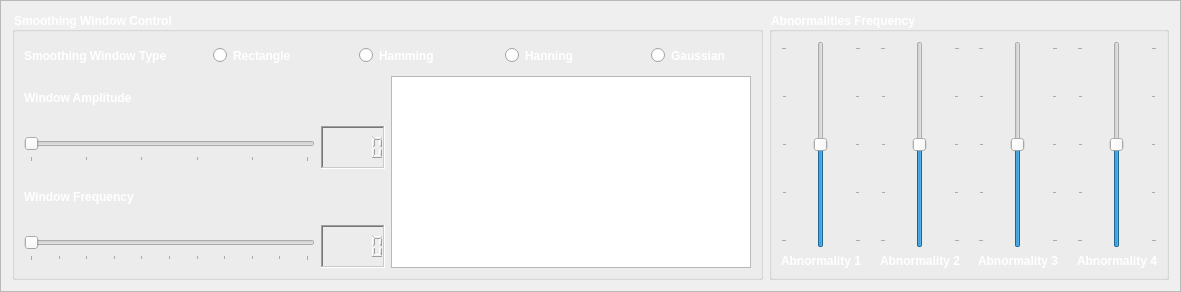
              <widget class="QFrame" name="frame_21">
               <property name="frameShape">
                <enum>QFrame::StyledPanel</enum>
               </property>
               <property name="frameShadow">
                <enum>QFrame::Raised</enum>
               </property>
               <layout class="QGridLayout" name="gridLayout_70">
                <item row="0" column="0">
                 <layout class="QGridLayout" name="gridLayout_71">
                  <item row="0" column="0">
                   <widget class="QGroupBox" name="groupBox_11">
                    <property name="font">
                     <font>
                      <pointsize>9</pointsize>
                      <weight>75</weight>
                      <bold>true</bold>
                     </font>
                    </property>
                    <property name="styleSheet">
                     <string notr="true">color: rgb(255, 255, 255);</string>
                    </property>
                    <property name="title">
                     <string>Smoothing Window Control</string>
                    </property>
                    <layout class="QGridLayout" name="gridLayout_72">
                     <item row="2" column="0">
                      <layout class="QVBoxLayout" name="verticalLayout_30">
                       <item>
                        <widget class="QLabel" name="label_51">
                         <property name="font">
                          <font>
                           <weight>75</weight>
                           <bold>true</bold>
                          </font>
                         </property>
                         <property name="text">
                          <string>Window Frequency</string>
                         </property>
                        </widget>
                       </item>
                       <item>
                        <layout class="QHBoxLayout" name="horizontalLayout_17">
                         <item>
                          <widget class="QSlider" name="ECG_Abnormalities_Window_Frequency_Slider">
                           <property name="sizePolicy">
                            <sizepolicy hsizetype="Expanding" vsizetype="Fixed">
                             <horstretch>120</horstretch>
                             <verstretch>0</verstretch>
                            </sizepolicy>
                           </property>
                           <property name="minimumSize">
                            <size>
                             <width>0</width>
                             <height>29</height>
                            </size>
                           </property>
                           <property name="minimum">
                            <number>0</number>
                           </property>
                           <property name="maximum">
                            <number>10</number>
                           </property>
                           <property name="singleStep">
                            <number>0</number>
                           </property>
                           <property name="pageStep">
                            <number>0</number>
                           </property>
                           <property name="value">
                            <number>0</number>
                           </property>
                           <property name="sliderPosition">
                            <number>0</number>
                           </property>
                           <property name="tracking">
                            <bool>true</bool>
                           </property>
                           <property name="orientation">
                            <enum>Qt::Horizontal</enum>
                           </property>
                           <property name="invertedAppearance">
                            <bool>false</bool>
                           </property>
                           <property name="invertedControls">
                            <bool>false</bool>
                           </property>
                           <property name="tickPosition">
                            <enum>QSlider::TicksBelow</enum>
                           </property>
                           <property name="tickInterval">
                            <number>1</number>
                           </property>
                          </widget>
                         </item>
                         <item>
                          <widget class="QLCDNumber" name="ECG_Abnormalities_Window_Frequency_LCD">
                           <property name="enabled">
                            <bool>true</bool>
                           </property>
                           <property name="minimumSize">
                            <size>
                             <width>0</width>
                             <height>29</height>
                            </size>
                           </property>
                           <property name="font">
                            <font>
                             <weight>75</weight>
                             <bold>true</bold>
                            </font>
                           </property>
                           <property name="frameShape">
                            <enum>QFrame::WinPanel</enum>
                           </property>
                           <property name="frameShadow">
                            <enum>QFrame::Sunken</enum>
                           </property>
                           <property name="lineWidth">
                            <number>1</number>
                           </property>
                           <property name="segmentStyle">
                            <enum>QLCDNumber::Outline</enum>
                           </property>
                           <property name="intValue" stdset="0">
                            <number>0</number>
                           </property>
                          </widget>
                         </item>
                        </layout>
                       </item>
                      </layout>
                     </item>
                     <item row="1" column="1" rowspan="2">
                      <widget class="PlotWidget" name="ECG_Abnormalities_Smoothing_Window_Graph">
                       <property name="minimumSize">
                        <size>
                         <width>0</width>
                         <height>182</height>
                        </size>
                       </property>
                      </widget>
                     </item>
                     <item row="0" column="0" colspan="2">
                      <layout class="QGridLayout" name="gridLayout_73">
                       <item row="0" column="1">
                        <spacer name="horizontalSpacer_57">
                         <property name="orientation">
                          <enum>Qt::Horizontal</enum>
                         </property>
                         <property name="sizeHint" stdset="0">
                          <size>
                           <width>40</width>
                           <height>20</height>
                          </size>
                         </property>
                        </spacer>
                       </item>
                       <item row="0" column="7">
                        <spacer name="horizontalSpacer_60">
                         <property name="orientation">
                          <enum>Qt::Horizontal</enum>
                         </property>
                         <property name="sizeHint" stdset="0">
                          <size>
                           <width>40</width>
                           <height>20</height>
                          </size>
                         </property>
                        </spacer>
                       </item>
                       <item row="0" column="8">
                        <widget class="QRadioButton" name="ECG_Abnormalities_Gaussian_Radio_Button">
                         <property name="minimumSize">
                          <size>
                           <width>100</width>
                           <height>29</height>
                          </size>
                         </property>
                         <property name="font">
                          <font>
                           <weight>75</weight>
                           <bold>true</bold>
                          </font>
                         </property>
                         <property name="text">
                          <string>Gaussian</string>
                         </property>
                        </widget>
                       </item>
                       <item row="0" column="5">
                        <spacer name="horizontalSpacer_59">
                         <property name="orientation">
                          <enum>Qt::Horizontal</enum>
                         </property>
                         <property name="sizeHint" stdset="0">
                          <size>
                           <width>40</width>
                           <height>20</height>
                          </size>
                         </property>
                        </spacer>
                       </item>
                       <item row="0" column="3">
                        <spacer name="horizontalSpacer_58">
                         <property name="orientation">
                          <enum>Qt::Horizontal</enum>
                         </property>
                         <property name="sizeHint" stdset="0">
                          <size>
                           <width>40</width>
                           <height>20</height>
                          </size>
                         </property>
                        </spacer>
                       </item>
                       <item row="0" column="4">
                        <widget class="QRadioButton" name="ECG_Abnormalities_Hamming_Radio_Button">
                         <property name="minimumSize">
                          <size>
                           <width>100</width>
                           <height>29</height>
                          </size>
                         </property>
                         <property name="font">
                          <font>
                           <weight>75</weight>
                           <bold>true</bold>
                          </font>
                         </property>
                         <property name="text">
                          <string>Hamming</string>
                         </property>
                        </widget>
                       </item>
                       <item row="0" column="0">
                        <widget class="QLabel" name="label_49">
                         <property name="font">
                          <font>
                           <weight>75</weight>
                           <bold>true</bold>
                          </font>
                         </property>
                         <property name="text">
                          <string>Smoothing Window Type</string>
                         </property>
                        </widget>
                       </item>
                       <item row="0" column="6">
                        <widget class="QRadioButton" name="ECG_Abnormalities_Hanning_Radio_Button">
                         <property name="minimumSize">
                          <size>
                           <width>100</width>
                           <height>29</height>
                          </size>
                         </property>
                         <property name="font">
                          <font>
                           <weight>75</weight>
                           <bold>true</bold>
                          </font>
                         </property>
                         <property name="text">
                          <string>Hanning</string>
                         </property>
                        </widget>
                       </item>
                       <item row="0" column="2">
                        <widget class="QRadioButton" name="ECG_Abnormalities_Rectangle_Radio_Button">
                         <property name="minimumSize">
                          <size>
                           <width>100</width>
                           <height>29</height>
                          </size>
                         </property>
                         <property name="font">
                          <font>
                           <weight>75</weight>
                           <bold>true</bold>
                          </font>
                         </property>
                         <property name="text">
                          <string>Rectangle</string>
                         </property>
                        </widget>
                       </item>
                      </layout>
                     </item>
                     <item row="1" column="0">
                      <layout class="QVBoxLayout" name="verticalLayout_29">
                       <item>
                        <widget class="QLabel" name="label_50">
                         <property name="font">
                          <font>
                           <weight>75</weight>
                           <bold>true</bold>
                          </font>
                         </property>
                         <property name="text">
                          <string>Window Amplitude</string>
                         </property>
                        </widget>
                       </item>
                       <item>
                        <layout class="QHBoxLayout" name="horizontalLayout_16">
                         <item>
                          <widget class="QSlider" name="ECG_Abnormalities_Window_Amplitude_Slider">
                           <property name="sizePolicy">
                            <sizepolicy hsizetype="Expanding" vsizetype="Fixed">
                             <horstretch>120</horstretch>
                             <verstretch>0</verstretch>
                            </sizepolicy>
                           </property>
                           <property name="minimumSize">
                            <size>
                             <width>0</width>
                             <height>29</height>
                            </size>
                           </property>
                           <property name="minimum">
                            <number>0</number>
                           </property>
                           <property name="maximum">
                            <number>5</number>
                           </property>
                           <property name="singleStep">
                            <number>0</number>
                           </property>
                           <property name="pageStep">
                            <number>0</number>
                           </property>
                           <property name="value">
                            <number>0</number>
                           </property>
                           <property name="sliderPosition">
                            <number>0</number>
                           </property>
                           <property name="tracking">
                            <bool>true</bool>
                           </property>
                           <property name="orientation">
                            <enum>Qt::Horizontal</enum>
                           </property>
                           <property name="invertedAppearance">
                            <bool>false</bool>
                           </property>
                           <property name="invertedControls">
                            <bool>false</bool>
                           </property>
                           <property name="tickPosition">
                            <enum>QSlider::TicksBelow</enum>
                           </property>
                           <property name="tickInterval">
                            <number>1</number>
                           </property>
                          </widget>
                         </item>
                         <item>
                          <widget class="QLCDNumber" name="ECG_Abnormalities_Window_Amplitude_LCD">
                           <property name="enabled">
                            <bool>true</bool>
                           </property>
                           <property name="minimumSize">
                            <size>
                             <width>0</width>
                             <height>29</height>
                            </size>
                           </property>
                           <property name="font">
                            <font>
                             <weight>75</weight>
                             <bold>true</bold>
                            </font>
                           </property>
                           <property name="frameShape">
                            <enum>QFrame::WinPanel</enum>
                           </property>
                           <property name="frameShadow">
                            <enum>QFrame::Sunken</enum>
                           </property>
                           <property name="lineWidth">
                            <number>1</number>
                           </property>
                           <property name="segmentStyle">
                            <enum>QLCDNumber::Outline</enum>
                           </property>
                           <property name="intValue" stdset="0">
                            <number>0</number>
                           </property>
                          </widget>
                         </item>
                        </layout>
                       </item>
                      </layout>
                     </item>
                    </layout>
                   </widget>
                  </item>
                  <item row="0" column="1">
                   <widget class="QGroupBox" name="groupBox_12">
                    <property name="sizePolicy">
                     <sizepolicy hsizetype="Expanding" vsizetype="Preferred">
                      <horstretch>0</horstretch>
                      <verstretch>0</verstretch>
                     </sizepolicy>
                    </property>
                    <property name="maximumSize">
                     <size>
                      <width>400</width>
                      <height>16777215</height>
                     </size>
                    </property>
                    <property name="font">
                     <font>
                      <pointsize>9</pointsize>
                      <weight>75</weight>
                      <bold>true</bold>
                     </font>
                    </property>
                    <property name="styleSheet">
                     <string notr="true">color: rgb(255, 255, 255);</string>
                    </property>
                    <property name="title">
                     <string>Abnormalities Frequency</string>
                    </property>
                    <layout class="QGridLayout" name="gridLayout_74">
                     <item row="0" column="0">
                      <layout class="QHBoxLayout" name="horizontalLayout_18">
                       <item>
                        <layout class="QVBoxLayout" name="verticalLayout_31">
                         <item>
                          <widget class="QSlider" name="ECG_Abnormalities_Abnormality_1_Frequency_Slider">
                           <property name="sizePolicy">
                            <sizepolicy hsizetype="Maximum" vsizetype="Expanding">
                             <horstretch>0</horstretch>
                             <verstretch>0</verstretch>
                            </sizepolicy>
                           </property>
                           <property name="minimumSize">
                            <size>
                             <width>80</width>
                             <height>0</height>
                            </size>
                           </property>
                           <property name="maximumSize">
                            <size>
                             <width>35</width>
                             <height>16777215</height>
                            </size>
                           </property>
                           <property name="minimum">
                            <number>-2</number>
                           </property>
                           <property name="maximum">
                            <number>2</number>
                           </property>
                           <property name="orientation">
                            <enum>Qt::Vertical</enum>
                           </property>
                           <property name="tickPosition">
                            <enum>QSlider::TicksBothSides</enum>
                           </property>
                          </widget>
                         </item>
                         <item>
                          <widget class="QLabel" name="ECG_Abnormalities_Abnormality_1_Label">
                           <property name="minimumSize">
                            <size>
                             <width>80</width>
                             <height>0</height>
                            </size>
                           </property>
                           <property name="maximumSize">
                            <size>
                             <width>35</width>
                             <height>16777215</height>
                            </size>
                           </property>
                           <property name="font">
                            <font>
                             <weight>75</weight>
                             <bold>true</bold>
                            </font>
                           </property>
                           <property name="text">
                            <string>Abnormality 1</string>
                           </property>
                          </widget>
                         </item>
                        </layout>
                       </item>
                       <item>
                        <spacer name="horizontalSpacer_62">
                         <property name="orientation">
                          <enum>Qt::Horizontal</enum>
                         </property>
                         <property name="sizeHint" stdset="0">
                          <size>
                           <width>40</width>
                           <height>20</height>
                          </size>
                         </property>
                        </spacer>
                       </item>
                       <item>
                        <layout class="QVBoxLayout" name="verticalLayout_32">
                         <item>
                          <widget class="QSlider" name="ECG_Abnormalities_Abnormality_2_Frequency_Slider">
                           <property name="sizePolicy">
                            <sizepolicy hsizetype="Maximum" vsizetype="Expanding">
                             <horstretch>0</horstretch>
                             <verstretch>0</verstretch>
                            </sizepolicy>
                           </property>
                           <property name="minimumSize">
                            <size>
                             <width>80</width>
                             <height>0</height>
                            </size>
                           </property>
                           <property name="minimum">
                            <number>-2</number>
                           </property>
                           <property name="maximum">
                            <number>2</number>
                           </property>
                           <property name="orientation">
                            <enum>Qt::Vertical</enum>
                           </property>
                           <property name="tickPosition">
                            <enum>QSlider::TicksBothSides</enum>
                           </property>
                          </widget>
                         </item>
                         <item>
                          <widget class="QLabel" name="ECG_Abnormalities_Abnormality_2_Label">
                           <property name="minimumSize">
                            <size>
                             <width>80</width>
                             <height>0</height>
                            </size>
                           </property>
                           <property name="maximumSize">
                            <size>
                             <width>35</width>
                             <height>16777215</height>
                            </size>
                           </property>
                           <property name="font">
                            <font>
                             <weight>75</weight>
                             <bold>true</bold>
                            </font>
                           </property>
                           <property name="text">
                            <string>Abnormality 2</string>
                           </property>
                          </widget>
                         </item>
                        </layout>
                       </item>
                       <item>
                        <spacer name="horizontalSpacer_63">
                         <property name="orientation">
                          <enum>Qt::Horizontal</enum>
                         </property>
                         <property name="sizeHint" stdset="0">
                          <size>
                           <width>40</width>
                           <height>20</height>
                          </size>
                         </property>
                        </spacer>
                       </item>
                       <item>
                        <layout class="QVBoxLayout" name="verticalLayout_33">
                         <item>
                          <widget class="QSlider" name="ECG_Abnormalities_Abnormality_3_Frequency_Slider">
                           <property name="sizePolicy">
                            <sizepolicy hsizetype="Maximum" vsizetype="Expanding">
                             <horstretch>0</horstretch>
                             <verstretch>0</verstretch>
                            </sizepolicy>
                           </property>
                           <property name="minimumSize">
                            <size>
                             <width>80</width>
                             <height>0</height>
                            </size>
                           </property>
                           <property name="minimum">
                            <number>-2</number>
                           </property>
                           <property name="maximum">
                            <number>2</number>
                           </property>
                           <property name="orientation">
                            <enum>Qt::Vertical</enum>
                           </property>
                           <property name="tickPosition">
                            <enum>QSlider::TicksBothSides</enum>
                           </property>
                          </widget>
                         </item>
                         <item>
                          <widget class="QLabel" name="ECG_Abnormalities_Abnormality_3_Label">
                           <property name="minimumSize">
                            <size>
                             <width>80</width>
                             <height>0</height>
                            </size>
                           </property>
                           <property name="maximumSize">
                            <size>
                             <width>35</width>
                             <height>16777215</height>
                            </size>
                           </property>
                           <property name="font">
                            <font>
                             <weight>75</weight>
                             <bold>true</bold>
                            </font>
                           </property>
                           <property name="text">
                            <string>Abnormality 3</string>
                           </property>
                          </widget>
                         </item>
                        </layout>
                       </item>
                       <item>
                        <spacer name="horizontalSpacer_64">
                         <property name="orientation">
                          <enum>Qt::Horizontal</enum>
                         </property>
                         <property name="sizeHint" stdset="0">
                          <size>
                           <width>40</width>
                           <height>20</height>
                          </size>
                         </property>
                        </spacer>
                       </item>
                       <item>
                        <layout class="QVBoxLayout" name="verticalLayout_34">
                         <item>
                          <widget class="QSlider" name="ECG_Abnormalities_Abnormality_4_Frequency_Slider">
                           <property name="sizePolicy">
                            <sizepolicy hsizetype="Maximum" vsizetype="Expanding">
                             <horstretch>0</horstretch>
                             <verstretch>0</verstretch>
                            </sizepolicy>
                           </property>
                           <property name="minimumSize">
                            <size>
                             <width>80</width>
                             <height>0</height>
                            </size>
                           </property>
                           <property name="maximumSize">
                            <size>
                             <width>35</width>
                             <height>16777215</height>
                            </size>
                           </property>
                           <property name="minimum">
                            <number>-2</number>
                           </property>
                           <property name="maximum">
                            <number>2</number>
                           </property>
                           <property name="orientation">
                            <enum>Qt::Vertical</enum>
                           </property>
                           <property name="tickPosition">
                            <enum>QSlider::TicksBothSides</enum>
                           </property>
                          </widget>
                         </item>
                         <item>
                          <widget class="QLabel" name="ECG_Abnormalities_Abnormality_4_Label">
                           <property name="minimumSize">
                            <size>
                             <width>80</width>
                             <height>0</height>
                            </size>
                           </property>
                           <property name="maximumSize">
                            <size>
                             <width>35</width>
                             <height>16777215</height>
                            </size>
                           </property>
                           <property name="font">
                            <font>
                             <weight>75</weight>
                             <bold>true</bold>
                            </font>
                           </property>
                           <property name="text">
                            <string>Abnormality 4</string>
                           </property>
                          </widget>
                         </item>
                        </layout>
                       </item>
                      </layout>
                     </item>
                    </layout>
                   </widget>
                  </item>
                 </layout>
                </item>
               </layout>
              </widget>
